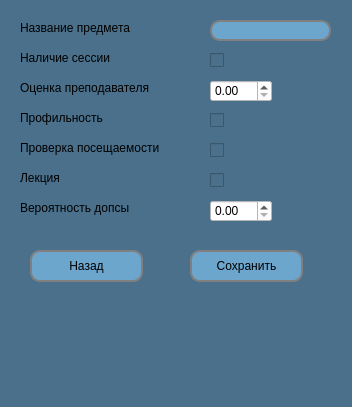
<?xml version="1.0" encoding="UTF-8"?>
<ui version="4.0">
 <class>InfoWindow</class>
 <widget class="QWidget" name="InfoWindow">
  <property name="geometry">
   <rect>
    <x>0</x>
    <y>0</y>
    <width>352</width>
    <height>407</height>
   </rect>
  </property>
  <property name="windowTitle">
   <string>Изменение информации</string>
  </property>
  <property name="windowIcon">
   <iconset>
    <normaloff>timetable_icon.png</normaloff>timetable_icon.png</iconset>
  </property>
  <property name="styleSheet">
   <string notr="true">background-color: rgb(74, 112, 139);</string>
  </property>
  <widget class="QPushButton" name="pushButton_back">
   <property name="geometry">
    <rect>
     <x>30</x>
     <y>250</y>
     <width>113</width>
     <height>32</height>
    </rect>
   </property>
   <property name="styleSheet">
    <string notr="true">background-color: rgb(108, 166, 205);
border: 2px solid gray;
border-radius: 10px;
padding: 3 8px;</string>
   </property>
   <property name="text">
    <string>Назад</string>
   </property>
  </widget>
  <widget class="QPushButton" name="pushButton_save">
   <property name="geometry">
    <rect>
     <x>190</x>
     <y>250</y>
     <width>113</width>
     <height>32</height>
    </rect>
   </property>
   <property name="styleSheet">
    <string notr="true">background-color: rgb(108, 166, 205);
border: 2px solid gray;
border-radius: 10px;
padding: 3 8px;
</string>
   </property>
   <property name="text">
    <string>Сохранить</string>
   </property>
  </widget>
  <widget class="QLabel" name="label_lession">
   <property name="geometry">
    <rect>
     <x>20</x>
     <y>20</y>
     <width>131</width>
     <height>16</height>
    </rect>
   </property>
   <property name="text">
    <string>Название предмета</string>
   </property>
  </widget>
  <widget class="QLineEdit" name="lineEdit_name">
   <property name="geometry">
    <rect>
     <x>210</x>
     <y>20</y>
     <width>121</width>
     <height>21</height>
    </rect>
   </property>
   <property name="styleSheet">
    <string notr="true">background-color: rgb(108, 166, 205);
border: 2px solid gray;
border-radius: 10px;
padding: 3 8px;</string>
   </property>
  </widget>
  <widget class="QLabel" name="label_session">
   <property name="geometry">
    <rect>
     <x>20</x>
     <y>50</y>
     <width>131</width>
     <height>16</height>
    </rect>
   </property>
   <property name="text">
    <string>Наличие сессии</string>
   </property>
  </widget>
  <widget class="QLabel" name="label_notable">
   <property name="geometry">
    <rect>
     <x>20</x>
     <y>140</y>
     <width>171</width>
     <height>16</height>
    </rect>
   </property>
   <property name="text">
    <string>Проверка посещаемости</string>
   </property>
  </widget>
  <widget class="QLabel" name="label_lecture">
   <property name="geometry">
    <rect>
     <x>20</x>
     <y>170</y>
     <width>131</width>
     <height>16</height>
    </rect>
   </property>
   <property name="text">
    <string>Лекция</string>
   </property>
  </widget>
  <widget class="QLabel" name="label_dopsa">
   <property name="geometry">
    <rect>
     <x>20</x>
     <y>200</y>
     <width>131</width>
     <height>16</height>
    </rect>
   </property>
   <property name="text">
    <string>Вероятность допсы</string>
   </property>
  </widget>
  <widget class="QCheckBox" name="checkBox_session">
   <property name="geometry">
    <rect>
     <x>210</x>
     <y>50</y>
     <width>87</width>
     <height>20</height>
    </rect>
   </property>
   <property name="text">
    <string/>
   </property>
  </widget>
  <widget class="QCheckBox" name="checkBox_notable">
   <property name="geometry">
    <rect>
     <x>210</x>
     <y>140</y>
     <width>87</width>
     <height>20</height>
    </rect>
   </property>
   <property name="text">
    <string/>
   </property>
  </widget>
  <widget class="QCheckBox" name="checkBox_lection">
   <property name="geometry">
    <rect>
     <x>210</x>
     <y>170</y>
     <width>87</width>
     <height>20</height>
    </rect>
   </property>
   <property name="text">
    <string/>
   </property>
  </widget>
  <widget class="QLabel" name="label_7">
   <property name="geometry">
    <rect>
     <x>0</x>
     <y>220</y>
     <width>301</width>
     <height>16</height>
    </rect>
   </property>
   <property name="text">
    <string/>
   </property>
  </widget>
  <widget class="QLabel" name="label_profile">
   <property name="geometry">
    <rect>
     <x>20</x>
     <y>110</y>
     <width>161</width>
     <height>16</height>
    </rect>
   </property>
   <property name="text">
    <string>Профильность</string>
   </property>
  </widget>
  <widget class="QCheckBox" name="checkBox_profile">
   <property name="geometry">
    <rect>
     <x>210</x>
     <y>110</y>
     <width>87</width>
     <height>20</height>
    </rect>
   </property>
   <property name="text">
    <string/>
   </property>
  </widget>
  <widget class="QLabel" name="label_session_2">
   <property name="geometry">
    <rect>
     <x>20</x>
     <y>80</y>
     <width>161</width>
     <height>16</height>
    </rect>
   </property>
   <property name="text">
    <string>Оценка преподавателя</string>
   </property>
  </widget>
  <widget class="QDoubleSpinBox" name="doubleSpinBox_prepod">
   <property name="geometry">
    <rect>
     <x>210</x>
     <y>80</y>
     <width>62</width>
     <height>22</height>
    </rect>
   </property>
   <property name="styleSheet">
    <string notr="true">background-color: rgb(255, 255, 255);</string>
   </property>
   <property name="maximum">
    <double>1.000000000000000</double>
   </property>
   <property name="singleStep">
    <double>0.050000000000000</double>
   </property>
  </widget>
  <widget class="QDoubleSpinBox" name="doubleSpinBox_dopsa">
   <property name="geometry">
    <rect>
     <x>210</x>
     <y>200</y>
     <width>62</width>
     <height>22</height>
    </rect>
   </property>
   <property name="styleSheet">
    <string notr="true">background-color: rgb(255, 255, 255);</string>
   </property>
   <property name="maximum">
    <double>1.000000000000000</double>
   </property>
   <property name="singleStep">
    <double>0.050000000000000</double>
   </property>
  </widget>
 </widget>
 <resources/>
 <connections/>
</ui>
